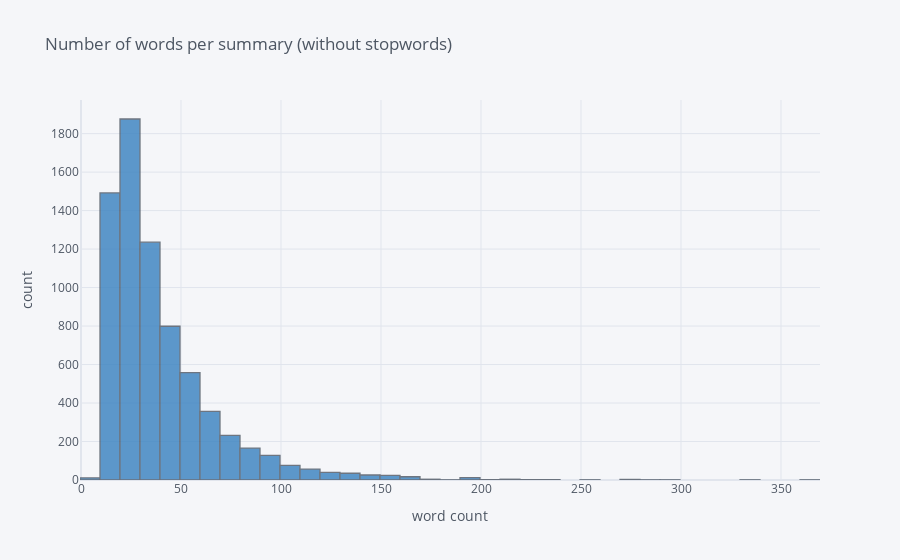

This figure's notebook cell:
### Markdown cell above
##### "summaries_train" without stopwords

### Code cell
summaries_train_df['non_stopwords'].apply(len).iplot(
    kind='hist',
    bins=60,
    xTitle='word count',
    yTitle='count',
    title='Number of words per summary (without stopwords)',
    color='blue')

# couunting number of characters per word (without stopwords)
(summaries_train_df['text'].str.len()/summaries_train_df['non_stopwords'].apply(len)).iplot(
    kind='hist',
    bins=60,
    xTitle='character count',
    yTitle='count',
    title='Number of characters per word (without stopwords)',
    color='blue')

### Figure 1 — Plotly figure (JSON) as saved in the notebook; plotly's stock layout.template omitted (floating-point values rounded to 4 significant figures; data arrays with more than 128 entries replaced by an {"elided": "..."} marker saying what was removed)
{"data": [{"histfunc": "count", "histnorm": "", "marker": {"color": "rgba(55, 128, 191, 1.0)", "line": {"color": "#4D5663", "width": 1.3}}, "name": "non_stopwords", "nbinsx": 60, "opacity": 0.8, "orientation": "v", "type": "histogram", "x": {"elided": "7165 int values"}}], "layout": {"barmode": "overlay", "legend": {"bgcolor": "#F5F6F9", "font": {"color": "#4D5663"}}, "paper_bgcolor": "#F5F6F9", "plot_bgcolor": "#F5F6F9", "title": {"font": {"color": "#4D5663"}, "text": "Number of words per summary (without stopwords)"}, "xaxis": {"gridcolor": "#E1E5ED", "showgrid": true, "tickfont": {"color": "#4D5663"}, "title": {"font": {"color": "#4D5663"}, "text": "word count"}, "zerolinecolor": "#E1E5ED"}, "yaxis": {"gridcolor": "#E1E5ED", "showgrid": true, "tickfont": {"color": "#4D5663"}, "title": {"font": {"color": "#4D5663"}, "text": "count"}, "zerolinecolor": "#E1E5ED"}}}
